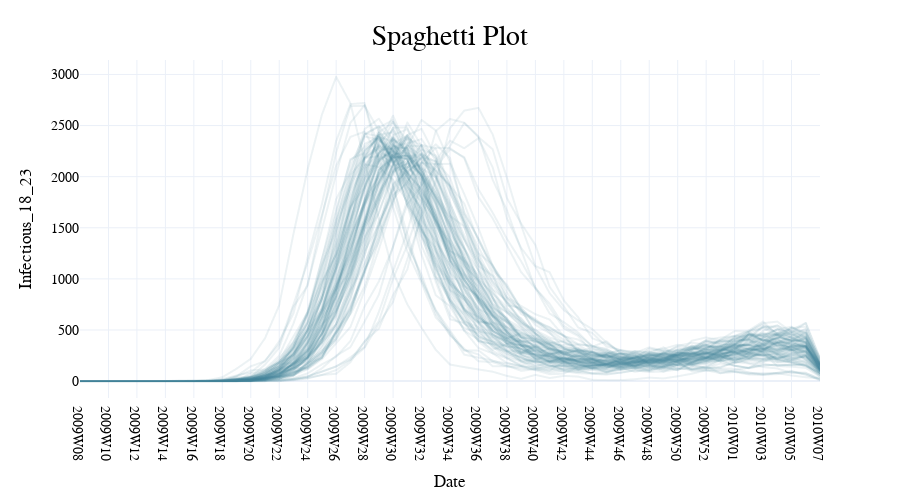

Notebook source saved alongside this figure:
### Markdown cell above
### Example

### Code cell
import epidemic_intelligence as ei
from google.oauth2 import service_account
from google.cloud import bigquery

credentials = service_account.Credentials.from_service_account_file('../../../credentials.json') # use the path to your credentials
project = 'net-data-viz-handbook' # use your project name
# Initialize a GC client
client = bigquery.Client(credentials=credentials, project=project)

table_name = 'h1n1_R2.basins_prevalence_agg'
reference_table = 'reference.gleam-geo-map'
reference_column = 'basin_id' # name of a column in reference table
geo_column = 'basin_id' # name of a column in table corresponding to column in reference table
geo_level = 'basin_label' 
geo_values = 'Portland(US-ME)' 
value = 'Infectious_18_23'

sp_fig = ei.spaghetti_plot(
    client=client,
    table_name=table_name,
    reference_table=reference_table,
    geo_level=geo_level,
    geo_values=geo_values,
    geo_column=geo_column,
    reference_column=reference_column,
    value=value,
    n=100)

# finishing touches
sp_fig.update_layout(width=900, height=500, 
                     showlegend=True, 
                     font_family='PT Sans Narrow', 
                     title='Spaghetti Plot',)
sp_fig.show()
